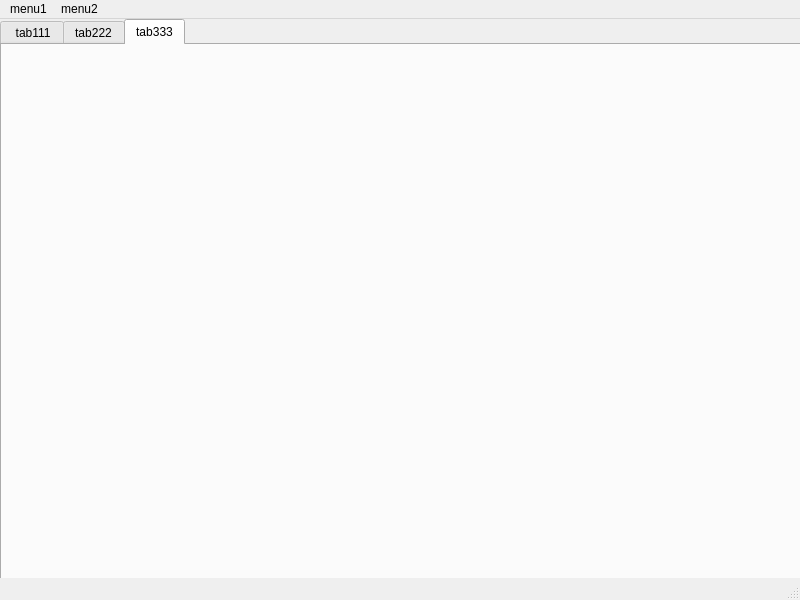
<?xml version="1.0" encoding="UTF-8"?>
<ui version="4.0">
 <class>MainWindow</class>
 <widget class="QMainWindow" name="MainWindow">
  <property name="geometry">
   <rect>
    <x>0</x>
    <y>0</y>
    <width>800</width>
    <height>600</height>
   </rect>
  </property>
  <property name="windowTitle">
   <string>MainWindow</string>
  </property>
  <widget class="QWidget" name="centralwidget">
   <widget class="QTabWidget" name="tabWidget">
    <property name="geometry">
     <rect>
      <x>0</x>
      <y>0</y>
      <width>801</width>
      <height>571</height>
     </rect>
    </property>
    <property name="currentIndex">
     <number>2</number>
    </property>
    <widget class="QWidget" name="tab">
     <property name="enabled">
      <bool>true</bool>
     </property>
     <attribute name="title">
      <string> tab111</string>
     </attribute>
     <widget class="QLabel" name="label">
      <property name="geometry">
       <rect>
        <x>210</x>
        <y>190</y>
        <width>201</width>
        <height>61</height>
       </rect>
      </property>
      <property name="text">
       <string>This is tab1</string>
      </property>
     </widget>
    </widget>
    <widget class="QWidget" name="tab_2">
     <attribute name="title">
      <string>tab222</string>
     </attribute>
     <widget class="QLabel" name="label_2">
      <property name="geometry">
       <rect>
        <x>210</x>
        <y>160</y>
        <width>311</width>
        <height>131</height>
       </rect>
      </property>
      <property name="text">
       <string>This is tab2</string>
      </property>
     </widget>
    </widget>
    <widget class="QWidget" name="tab_3">
     <attribute name="title">
      <string>tab333</string>
     </attribute>
    </widget>
   </widget>
  </widget>
  <widget class="QMenuBar" name="menubar">
   <property name="geometry">
    <rect>
     <x>0</x>
     <y>0</y>
     <width>800</width>
     <height>21</height>
    </rect>
   </property>
   <widget class="QMenu" name="menumenu1">
    <property name="title">
     <string>menu1</string>
    </property>
    <addaction name="actionchild1"/>
    <addaction name="actionchild2"/>
    <addaction name="actionchild3"/>
    <addaction name="separator"/>
    <addaction name="actionexit"/>
   </widget>
   <widget class="QMenu" name="menumenu2">
    <property name="title">
     <string>menu2</string>
    </property>
    <addaction name="actionchild1_2"/>
    <addaction name="actionchild2_2"/>
    <addaction name="actionchild3_2"/>
   </widget>
   <addaction name="menumenu1"/>
   <addaction name="menumenu2"/>
  </widget>
  <widget class="QStatusBar" name="statusbar"/>
  <action name="actionchild1">
   <property name="text">
    <string>child1</string>
   </property>
  </action>
  <action name="actionchild2">
   <property name="text">
    <string>child2</string>
   </property>
  </action>
  <action name="actionchild3">
   <property name="text">
    <string>child3</string>
   </property>
  </action>
  <action name="actionexit">
   <property name="text">
    <string>exit</string>
   </property>
  </action>
  <action name="actionchild1_2">
   <property name="text">
    <string>child1</string>
   </property>
  </action>
  <action name="actionchild2_2">
   <property name="text">
    <string>child2</string>
   </property>
  </action>
  <action name="actionchild3_2">
   <property name="text">
    <string>child3</string>
   </property>
  </action>
 </widget>
 <resources/>
 <connections/>
</ui>
